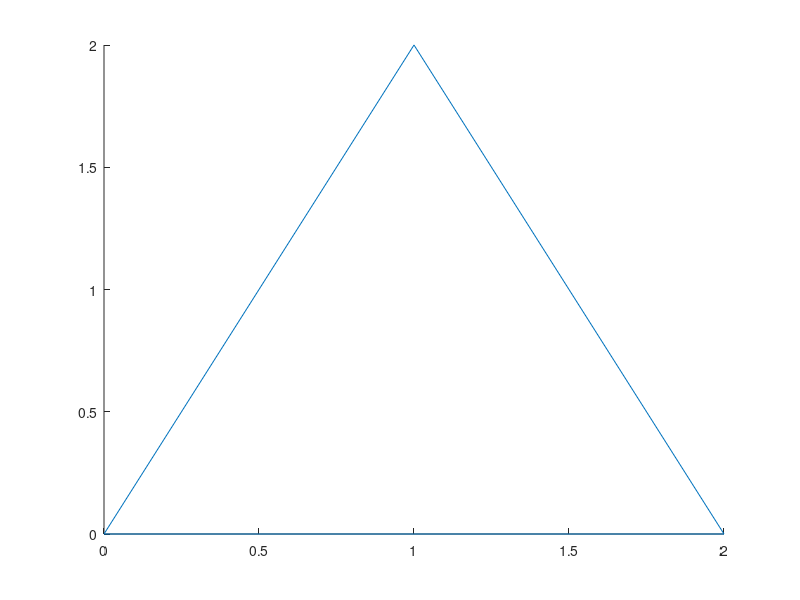

MATLAB code to generate this figure: (Note: this script raises an error after producing the figure.)
%Limpiar todo
clear all; 
clc;

%Variables de animacion
%frames = 100;
%pausa = 0.0001;
%pausaInicial = 0.001;

%Variables del tamano del plano carteciano
Xmin = -3; %X minima
Xmax = 8;  %X maxima
Ymin = -3;  %Y minima
Ymax = 8; %Y maxima

%Vertices, corresponden a los puntos tomados del triangulo
a=[0,0];
b=[2,0];
c=[1,2];

%Matriz de puntos
x = [a(1) b(1) c(1) a(1)];
y = [a(2) b(2) c(2) a(2)];

%Dibujar el triangulo original
trianguloOriginal = line(x,y); %Dibujar triangulo
trianguloOriginal.Color = 'blue'; %Colot
trianguloOriginal.LineStyle = ':'; %Tipo de linea
trianguloOriginal.LineWidth = 3; %Grosor

%Formato al plano
grid on %Mostrar cuadricula
axis square; %Cuadricula cuadrada
axis([Xmin,Xmax,Ymin,Ymax]); %Tamaño de plano carteciano
